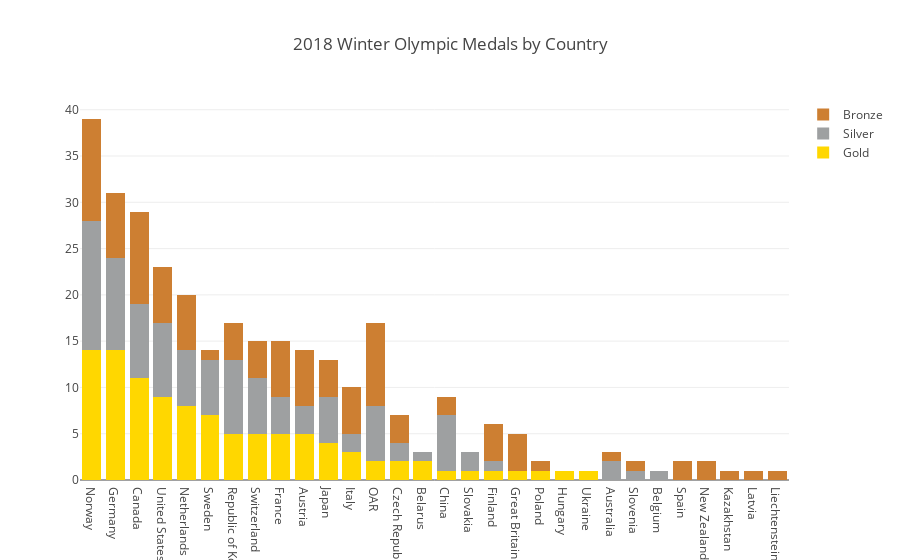

The notebook cell saved with this chart:
### Markdown cell above
# Stacked Barcharts

### Code cell
import plotly.offline as pyo
import plotly.graph_objs as go
import pandas as pd

df = pd.read_csv('data/2018WinterOlympics.csv')

trace1 = go.Bar(
    x=df['NOC'],  # NOC stands for National Olympic Committee
    y=df['Gold'],
    name = 'Gold',
    marker=dict(color='#FFD700') # set the marker color to gold
)
trace2 = go.Bar(
    x=df['NOC'],
    y=df['Silver'],
    name='Silver',
    marker=dict(color='#9EA0A1') # set the marker color to silver
)
trace3 = go.Bar(
    x=df['NOC'],
    y=df['Bronze'],
    name='Bronze',
    marker=dict(color='#CD7F32') # set the marker color to bronze
)
data = [trace1, trace2, trace3]
layout = go.Layout(
    title='2018 Winter Olympic Medals by Country',
    barmode='stack'
)
fig = go.Figure(data=data, layout=layout)
pyo.iplot(fig, filename='bar3.html')

### Figure 1 — Plotly figure (JSON) as saved in the notebook; plotly's stock layout.template omitted (floating-point values rounded to 4 significant figures)
{"data": [{"marker": {"color": "#FFD700"}, "name": "Gold", "type": "bar", "x": ["Norway", "Germany", "Canada", "United States", "Netherlands", "Sweden", "Republic of Korea", "Switzerland", "France", "Austria", "Japan", "Italy", "OAR", "Czech Republic", "Belarus", "China", "Slovakia", "Finland", "Great Britain", "Poland", "Hungary", "Ukraine", "Australia", "Slovenia", "Belgium", "Spain", "New Zealand", "Kazakhstan", "Latvia", "Liechtenstein"], "y": [14, 14, 11, 9, 8, 7, 5, 5, 5, 5, 4, 3, 2, 2, 2, 1, 1, 1, 1, 1, 1, 1, 0, 0, 0, 0, 0, 0, 0, 0]}, {"marker": {"color": "#9EA0A1"}, "name": "Silver", "type": "bar", "x": ["Norway", "Germany", "Canada", "United States", "Netherlands", "Sweden", "Republic of Korea", "Switzerland", "France", "Austria", "Japan", "Italy", "OAR", "Czech Republic", "Belarus", "China", "Slovakia", "Finland", "Great Britain", "Poland", "Hungary", "Ukraine", "Australia", "Slovenia", "Belgium", "Spain", "New Zealand", "Kazakhstan", "Latvia", "Liechtenstein"], "y": [14, 10, 8, 8, 6, 6, 8, 6, 4, 3, 5, 2, 6, 2, 1, 6, 2, 1, 0, 0, 0, 0, 2, 1, 1, 0, 0, 0, 0, 0]}, {"marker": {"color": "#CD7F32"}, "name": "Bronze", "type": "bar", "x": ["Norway", "Germany", "Canada", "United States", "Netherlands", "Sweden", "Republic of Korea", "Switzerland", "France", "Austria", "Japan", "Italy", "OAR", "Czech Republic", "Belarus", "China", "Slovakia", "Finland", "Great Britain", "Poland", "Hungary", "Ukraine", "Australia", "Slovenia", "Belgium", "Spain", "New Zealand", "Kazakhstan", "Latvia", "Liechtenstein"], "y": [11, 7, 10, 6, 6, 1, 4, 4, 6, 6, 4, 5, 9, 3, 0, 2, 0, 4, 4, 1, 0, 0, 1, 1, 0, 2, 2, 1, 1, 1]}], "layout": {"barmode": "stack", "title": "2018 Winter Olympic Medals by Country"}}
